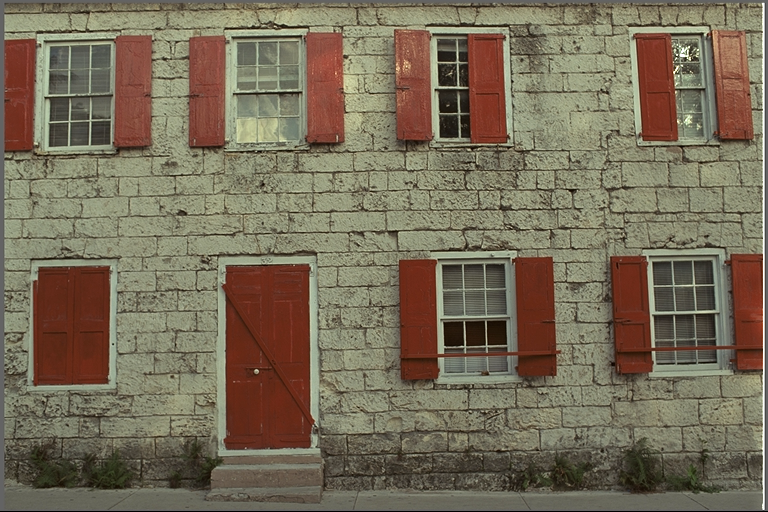
#> input picture Kodak_img_dataset/kodim01.png, 768 x 512 px, found by its file name
$ python dip_project.py
#> lines starting #> are read from the running program, lines starting #| are printed output that depends on the picture
import os
import cv2
import numpy as np
from scipy.fftpack import dct, idct
from collections import Counter
from sklearn.metrics import mean_squared_error
import matplotlib.pyplot as plt
import heapq
from PIL import Image

# Quantization table for luminance (Y)
QY = np.array([
    [16, 11, 10, 16, 24, 40, 51, 61],
    [12, 12, 14, 19, 26, 58, 60, 55],
    [14, 13, 16, 24, 40, 57, 69, 56],
    [14, 17, 22, 29, 51, 87, 80, 62],
    [18, 22, 37, 56, 68, 109, 103, 77],
    [24, 35, 55, 64, 81, 104, 113, 92],
    [49, 64, 78, 87, 103, 121, 120, 101],
    [72, 92, 95, 98, 112, 100, 103, 99]
])

# Zig-Zag Traversal
def zigzag_order(block):
    zigzag_list = []
    n = len(block)
    for i in range(2 * n - 1):
        if i < n:
            row = 0
            col = i
        else:
            row = i - (n - 1)
            col = n - 1
        diagonal = []
        while row < n and col >= 0:
            diagonal.append(block[row][col])
            row += 1
            col -= 1
        if i % 2 != 0:
            diagonal.reverse()
        zigzag_list.extend(diagonal)
    return zigzag_list

# Inverse Zig-Zag
# [24 lines left out: function inverse_zigzag, not called in this run]


# RLE Encoding
def rle_encode(zigzag_list):
    encoded = []
    count = 1
    for i in range(1, len(zigzag_list)):
        if zigzag_list[i] == zigzag_list[i - 1]:
            count += 1
        else:
            encoded.append((zigzag_list[i - 1], count))
            count = 1
    encoded.append((zigzag_list[-1], count))
    return encoded

# RLE Decoding
# [5 lines left out: function rle_decode, not called in this run]


# Huffman Encoding
class HuffmanNode:
    def __init__(self, value=None, frequency=0, left=None, right=None):
        self.value = value
        self.frequency = frequency
        self.left = left
        self.right = right

    def __lt__(self, other):
        return self.frequency < other.frequency

def build_huffman_tree(frequency_table):
    heap = [HuffmanNode(value, freq) for value, freq in frequency_table.items()]
    heapq.heapify(heap)

    while len(heap) > 1:
        left = heapq.heappop(heap)
        right = heapq.heappop(heap)
        merged = HuffmanNode(frequency=left.frequency + right.frequency, left=left, right=right)
        heapq.heappush(heap, merged)

    return heap[0]

def generate_huffman_codes(node, prefix="", codebook={}):
    if node.value is not None:
        codebook[node.value] = prefix
    else:
        generate_huffman_codes(node.left, prefix + "0", codebook)
        generate_huffman_codes(node.right, prefix + "1", codebook)
    return codebook

def huffman_encode(data):
    frequency_table = Counter(data)
    root = build_huffman_tree(frequency_table)
    codebook = generate_huffman_codes(root)
    encoded_data = "".join(codebook[value] for value in data)
    return encoded_data, codebook

def huffman_decode(encoded_data, codebook):
        # Ensure the encoded_data is a string
    if isinstance(encoded_data, list) or isinstance(encoded_data, tuple):
        encoded_data = "".join(encoded_data)  # Flatten if necessary

    # Reverse the codebook for decoding
    reverse_codebook = {v: k for k, v in codebook.items()}

    # Decode the Huffman bitstream
    decoded_data = []
    buffer = ""
    for bit in encoded_data:
        buffer += bit
        if buffer in reverse_codebook:
            decoded_data.append(reverse_codebook[buffer])
            buffer = ""  # Reset the buffer for the next symbol

    return decoded_data


# RMSE Calculation
def calculate_rmse(original_image, reconstructed_image):
    rmse = np.sqrt(mean_squared_error(original_image.flatten(), reconstructed_image.flatten()))
    return rmse

# JPEG Compression Functions
def split_into_blocks(image, block_size=8):
    h, w = image.shape
    return [image[i:i+block_size, j:j+block_size] for i in range(0, h, block_size) for j in range(0, w, block_size)]

def apply_dct(blocks):
    return [dct(dct(block.T, norm='ortho').T, norm='ortho') for block in blocks]

def quantize(blocks, quant_matrix):
    return [np.round(block / quant_matrix).astype(np.int32) for block in blocks]

def dequantize(blocks, quant_matrix):
    return [block * quant_matrix for block in blocks]

def apply_idct(blocks):
    return [idct(idct(block.T, norm='ortho').T, norm='ortho') for block in blocks]

# [9 lines left out: function merge_blocks, not called in this run]

# [7 lines of commented-out code are left out]

def jpeg_compression_color(image, quality_factor=50):
    """
    Compress a color image in YCbCr space using DCT, quantization, Huffman encoding, and RLE.

    Args:
    - image: Input color image (BGR format).
    - quality_factor: Compression quality (1-100).

    Returns:
    - encoded_data: Final encoded data.
    - compression_metadata: Dictionary containing quantization matrices, shapes, and Huffman codebooks.
    """
    # Convert to YCbCr color space
    ycbcr_image = cv2.cvtColor(image, cv2.COLOR_BGR2YCrCb)
    y, cb, cr = cv2.split(ycbcr_image)

    # Subsample Cb and Cr (optional, 4:2:0 subsampling)
    cb_subsampled = cv2.resize(cb, (cb.shape[1] // 2, cb.shape[0] // 2), interpolation=cv2.INTER_LINEAR)
    cr_subsampled = cv2.resize(cr, (cr.shape[1] // 2, cr.shape[0] // 2), interpolation=cv2.INTER_LINEAR)

    # Compute quantization matrices
    scale = 50 / quality_factor if quality_factor < 50 else 2 - quality_factor / 50
    qy = np.clip(QY * scale, 1, 255).astype(np.int32)
    qcbcr = np.clip(2 * QY * scale, 1, 255).astype(np.int32)

    # Compress Y channel
    y_blocks = split_into_blocks(y)
    y_dct_blocks = apply_dct(y_blocks)
    y_quantized_blocks = quantize(y_dct_blocks, qy)

    # Compress Cb channel
    cb_blocks = split_into_blocks(cb_subsampled)
    cb_dct_blocks = apply_dct(cb_blocks)
    cb_quantized_blocks = quantize(cb_dct_blocks, qcbcr)

    # Compress Cr channel
    cr_blocks = split_into_blocks(cr_subsampled)
    cr_dct_blocks = apply_dct(cr_blocks)
    cr_quantized_blocks = quantize(cr_dct_blocks, qcbcr)

    # quantized_blocks, quant_matrix, img_shape = jpeg_compression_grayscale(image, quality_factor=qf)
    y_zigzag_blocks = [zigzag_order(block) for block in y_quantized_blocks]
    y_rle_blocks = [rle_encode(block) for block in y_zigzag_blocks]
    y_flattened_data = [item for block in y_rle_blocks for sublist in block for item in sublist]
    y_encoded, y_codebook = huffman_encode(y_flattened_data)

    # Huffman encoding for combined Cb, Cr
    cbcr_quantized_blocks = cb_quantized_blocks + cr_quantized_blocks
    cbcr_zigzag_blocks = [zigzag_order(block) for block in cbcr_quantized_blocks]
    cbcr_rle_blocks = [rle_encode(block) for block in cbcr_zigzag_blocks]
    cbcr_flattened_data = [item for block in cbcr_rle_blocks for sublist in block for item in sublist]
    cbcr_encoded, cbcr_codebook = huffman_encode(cbcr_flattened_data)
    # print(cbcr_combined)
    print(len(cb_quantized_blocks))
    print(len(cr_quantized_blocks))
    print(len(cbcr_quantized_blocks))

    # Return final encoded data and metadata
    compression_metadata = {
        'quant_matrices': {'Y': qy, 'CbCr': qcbcr},
        'shapes': {
            'Y': y.shape,
            'Cb': cb_subsampled.shape,
            'Cr': cr_subsampled.shape,
            'original': image.shape
        },
        'codebooks': {'Y': y_codebook, 'CbCr': cbcr_codebook}
    }
    encoded_data = {'Y': y_encoded, 'CbCr': cbcr_encoded}
    return encoded_data, compression_metadata

# [5 lines of commented-out code are left out]

def jpeg_decompression_color(encoded_data, compression_metadata):
    """
    Decompress a color image from encoded data.

    Args:
    - encoded_data: Encoded RLE and Huffman data.
    - compression_metadata: Metadata from compression.

    Returns:
    - decompressed_image: Reconstructed color image (BGR format).
    """
    # Extract metadata
    qy = compression_metadata['quant_matrices']['Y']
    qcbcr = compression_metadata['quant_matrices']['CbCr']
    y_shape = compression_metadata['shapes']['Y']
    cb_shape = compression_metadata['shapes']['Cb']
    cr_shape = compression_metadata['shapes']['Cr']
    original_shape = compression_metadata['shapes']['original']
    y_codebook = compression_metadata['codebooks']['Y']
    cbcr_codebook = compression_metadata['codebooks']['CbCr']
    y_encoded = encoded_data['Y']
    cbcr_encoded = encoded_data['CbCr']

    # Y-Decompression
    y_huff_dec = huffman_decode(y_encoded, y_codebook)
    y_rle_blocks = []  # Reconstructed RLE blocks
    y_current_block = []
    y_block_len = 0
    for i in range(0, len(y_huff_dec), 2):  # RLE has pairs (value, count)
        print(i)
        y_current_block.append((y_huff_dec[i], y_huff_dec[i + 1]))
        y_block_len += y_huff_dec[i + 1]
        if y_block_len == 64:  # Full RLE block reconstructed
            y_rle_blocks.append(y_current_block)
            y_current_block = []
            y_block_len = 0

    y_zigzag_blocks_decoded = [rle_decode(block) for block in y_rle_blocks]
    y_quantized_blocks_decoded = [inverse_zigzag(block, block_size=8) for block in y_zigzag_blocks_decoded]

    y_dequantized_blocks = [block * qy for block in y_quantized_blocks_decoded]
    y_idct_blocks = apply_idct(y_dequantized_blocks)
    y_reconstructed_image = merge_blocks(y_idct_blocks, y_shape)
    y_reconstructed_image = np.clip(y_reconstructed_image, 0, 255).astype(np.uint8)

    # CbCr-Decompression
    cbcr_huff_dec = huffman_decode(cbcr_encoded, cbcr_codebook)

    # Separate Cb and Cr from combined data
    cb_len = cb_shape[0] * cb_shape[1]
    cb_decoded = cbcr_huff_dec[:cb_len]
    cr_decoded = cbcr_huff_dec[cb_len:]

    # Decode and dequantize Cb
    cb_rle_blocks = [cb_decoded[i:i + 64] for i in range(0, len(cb_decoded), 64)]
    cb_zigzag_blocks_decoded = [rle_decode(block) for block in cb_rle_blocks]
    cb_quantized_blocks_decoded = [inverse_zigzag(block, block_size=8) for block in cb_zigzag_blocks_decoded]
    cb_dequantized_blocks = [block * qcbcr for block in cb_quantized_blocks_decoded]
    cb_idct_blocks = apply_idct(cb_dequantized_blocks)
    cb_reconstructed_image = merge_blocks(cb_idct_blocks, cb_shape)
    cb_reconstructed_image = np.clip(cb_reconstructed_image, 0, 255).astype(np.uint8)

    # Decode and dequantize Cr
    cr_rle_blocks = [cr_decoded[i:i + 64] for i in range(0, len(cr_decoded), 64)]
    cr_zigzag_blocks_decoded = [rle_decode(block) for block in cr_rle_blocks]
    cr_quantized_blocks_decoded = [inverse_zigzag(block, block_size=8) for block in cr_zigzag_blocks_decoded]
    cr_dequantized_blocks = [block * qcbcr for block in cr_quantized_blocks_decoded]
    cr_idct_blocks = apply_idct(cr_dequantized_blocks)
    cr_reconstructed_image = merge_blocks(cr_idct_blocks, cr_shape)
    cr_reconstructed_image = np.clip(cr_reconstructed_image, 0, 255).astype(np.uint8)

    # Upsample Cb and Cr to match the Y channel's dimensions
    cb_upsampled = cv2.resize(cb_reconstructed_image, (y_reconstructed_image.shape[1], y_reconstructed_image.shape[0]), interpolation=cv2.INTER_LINEAR)
    cr_upsampled = cv2.resize(cr_reconstructed_image, (y_reconstructed_image.shape[1], y_reconstructed_image.shape[0]), interpolation=cv2.INTER_LINEAR)

    # Merge channels and convert back to BGR
    ycbcr_image = cv2.merge([y_reconstructed_image, cb_upsampled, cr_upsampled])
    decompressed_image = cv2.cvtColor(ycbcr_image, cv2.COLOR_YCrCb2BGR)

    return decompressed_image


# [21 lines of commented-out code are left out]

def test_jpeg_compression_decompression_color(input_image, output_image, quality_factor=50):
    # Load the input image
#> called with input_image = 'kodim01.png', output_image = 'reconstructed_kodim01.png', quality_factor = 50
    image = cv2.imread(input_image)
#> image is the input picture: shape (512, 768, 3); mean B, G, R 88.4, 108.7, 119.8
    if image is None:
        raise FileNotFoundError(f"Image not found at: {input_image}")

    # Compress the image
    print(f"Compressing image: {input_image}")
    encoded_data, compression_metadata = jpeg_compression_color(image, quality_factor=quality_factor)
#> in jpeg_compression_color, `y, cb, cr = cv2.split(ycbcr_image)`:
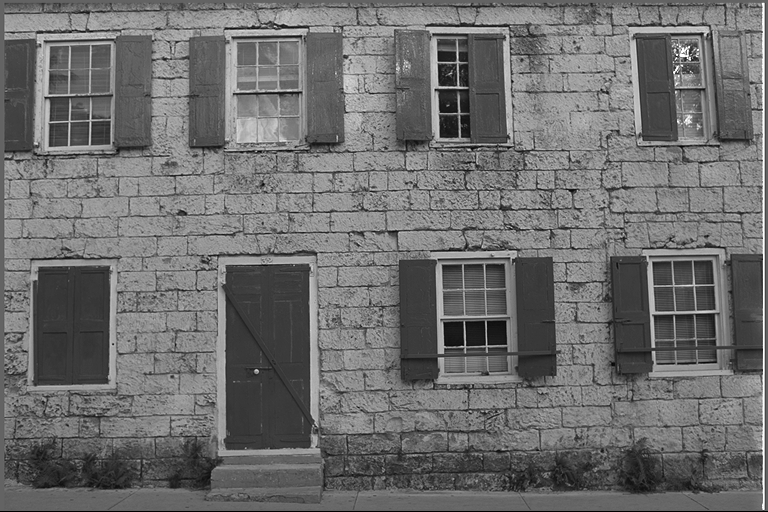
#> y: shape (512, 768); min 0, max 255, mean 109.7
#> in jpeg_compression_color, `y, cb, cr = cv2.split(ycbcr_image)`:
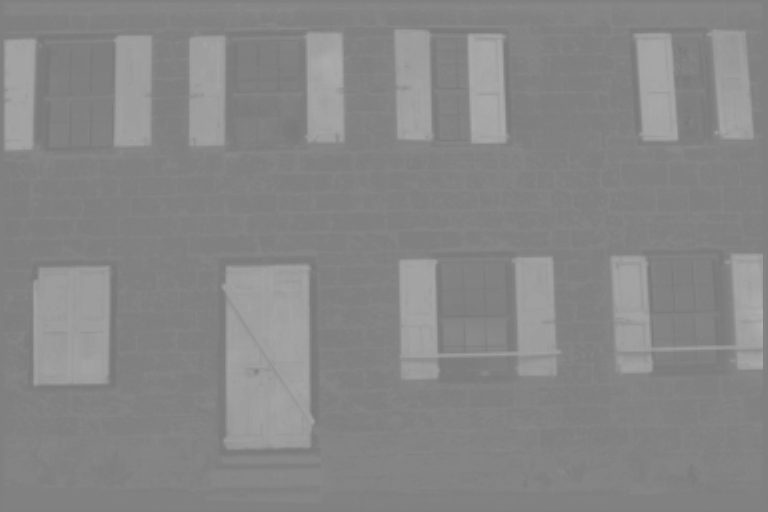
#> cb: shape (512, 768); min 119, max 176, mean 135.2
#> in jpeg_compression_color, `y, cb, cr = cv2.split(ycbcr_image)`:
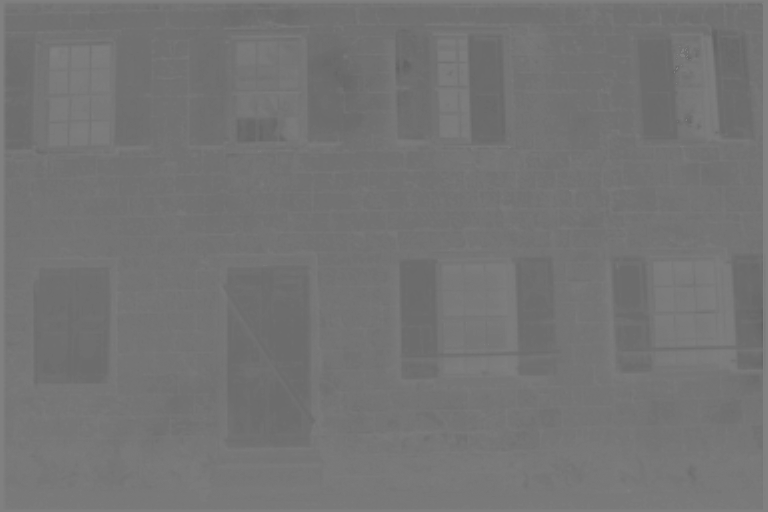
#> cr: shape (512, 768); min 94, max 130, mean 116.1
#> in jpeg_compression_color, `y_blocks = split_into_blocks(y)`: y_blocks = 6144 items
#> in jpeg_compression_color, `cb_blocks = split_into_blocks(cb_subsampled)`: cb_blocks = 1536 items
#> in jpeg_compression_color, `y_zigzag_blocks = [zigzag_order(block) for block in y_quantized_blocks]`: y_zigzag_blocks = 6144 items
#> in jpeg_compression_color, `y_flattened_data = [item for block in y_rle_blocks for sublist in bloc..`: y_flattened_data = 213968 items
#> in huffman_encode, `frequency_table = Counter(data)`: frequency_table = 135 items
#> the loop in build_huffman_tree, `while len(heap) > 1:` made 134 passes
#> in jpeg_compression_color, `cbcr_quantized_blocks = cb_quantized_blocks + cr_quantized_blocks`: cbcr_quantized_blocks = 3072 items
#> in jpeg_compression_color, `cbcr_flattened_data = [item for block in cbcr_rle_blocks for sublist i..`: cbcr_flattened_data = 16682 values, max 63 at index 11, min -5 at index 538, mean 17.58
#> the loop in build_huffman_tree (call 2), `while len(heap) > 1:` made 42 passes
#> in jpeg_compression_color, `cbcr_encoded, cbcr_codebook = huffman_encode(cbcr_flattened_data)`: cbcr_codebook = 135 items
#| 1536
#| 1536
#| 3072
#> encoded_data = 2 items; compression_metadata = 3 items

    # Decompress the image
    print(f"Decompressing image...")
    decompressed_image = jpeg_decompression_color(encoded_data, compression_metadata)
#> in jpeg_decompression_color, `y_shape = compression_metadata['shapes']['Y']`: y_shape = (512, 768)
#> in jpeg_decompression_color, `cb_shape = compression_metadata['shapes']['Cb']`: cb_shape = (256, 384)
#> in jpeg_decompression_color, `original_shape = compression_metadata['shapes']['original']`: original_shape = (512, 768, 3)
#> in jpeg_decompression_color, `y_codebook = compression_metadata['codebooks']['Y']`: y_codebook = 135 items
#> after the loop in huffman_decode, `for bit in encoded_data:`: buffer = ''; decoded_data = 204683 items
#> the loop in jpeg_decompression_color, `for i in range(0, len(y_huff_dec), 2):` made 102342 passes
#> i on passes 3 to 5: 4, 6, 8
#> (printed output is left out)
#> after the loop in jpeg_decompression_color, `for i in range(0, len(y_huff_dec), 2):`: y_block_len = 2029740; y_current_block = 102341 items; y_rle_blocks = []

    # Save the reconstructed image
    cv2.imwrite(output_image, decompressed_image)
    print(f"Reconstructed image saved at: {output_image}")

    # Display original and reconstructed images
    plt.figure(figsize=(10, 5))
    plt.subplot(1, 2, 1)
    plt.title("Original Image")
    plt.imshow(cv2.cvtColor(image, cv2.COLOR_BGR2RGB))
    plt.axis('off')

    plt.subplot(1, 2, 2)
    plt.title("Reconstructed Image")
    plt.imshow(cv2.cvtColor(decompressed_image, cv2.COLOR_BGR2RGB))
    plt.axis('off')

    plt.show()

    # Calculate RMSE for quality evaluation
    rmse = np.sqrt(np.mean((image.astype(np.float32) - decompressed_image.astype(np.float32)) ** 2))
    print(f"RMSE between original and decompressed image: {rmse:.4f}")

    return rmse


# Paths and Execution
input_image = "kodim01.png"
output_image = "reconstructed_kodim01.png"

# Run test
#> (the run stopped early here; a loop or call above may not have finished)

$ run again, with Kodak_img_dataset/kodim02.png copied over Kodak_img_dataset/kodim01.png
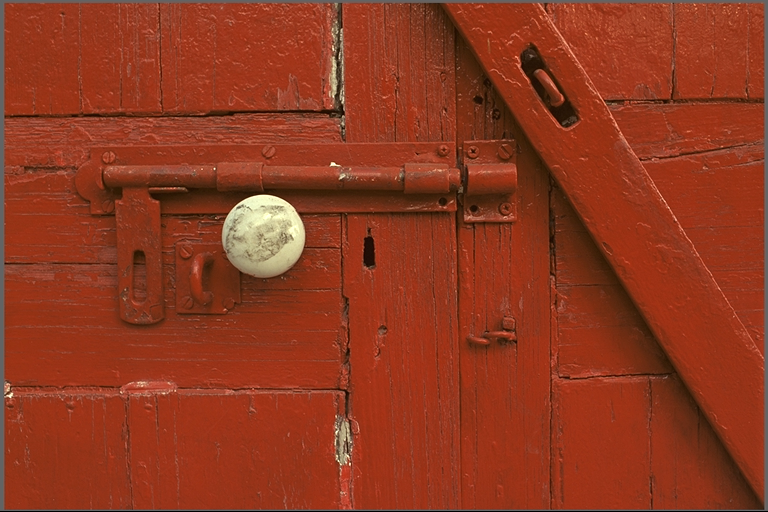
#> input picture Kodak_img_dataset/kodim02.png, 768 x 512 px, found by its file name
#> in test_jpeg_compression_decompression_color, image is the input picture: shape (512, 768, 3); mean B, G, R 31.2, 56.4, 142.9
#> ycbcr_image: shape (512, 768, 3); mean of channels 0, 1, 2 79.4, 173.2, 100.8
#> in jpeg_compression_color, `y, cb, cr = cv2.split(ycbcr_image)`:
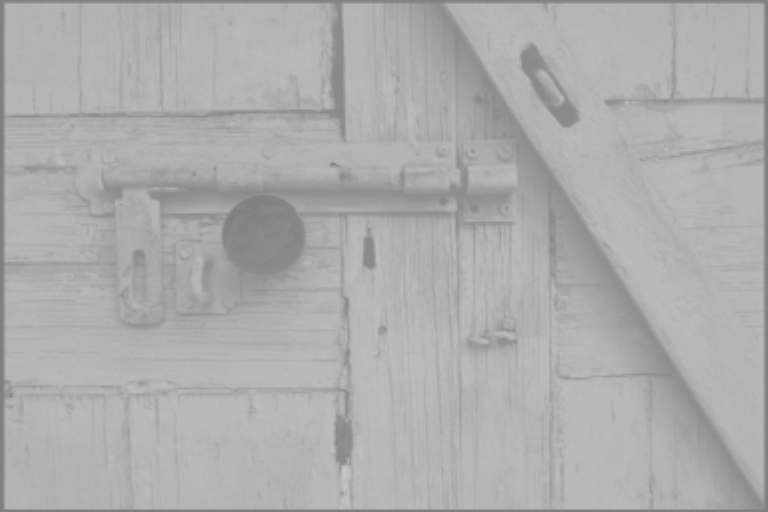
#> cb: shape (512, 768); min 127, max 198, mean 173.2
#> in jpeg_compression_color, `y, cb, cr = cv2.split(ycbcr_image)`:
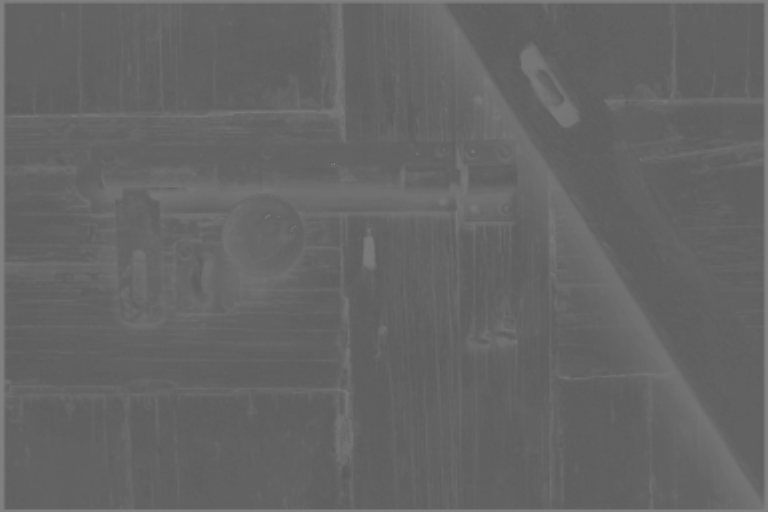
#> cr: shape (512, 768); min 90, max 128, mean 100.8
#> y_blocks = 6144 items
#> cb_blocks = 1536 items
#> y_zigzag_blocks = 6144 items
#> y_flattened_data = 116172 items
#> frequency_table = 142 items
#> the loop in build_huffman_tree, `while len(heap) > 1:` made 141 passes
#> cbcr_quantized_blocks = 3072 items
#> cbcr_flattened_data = 22264 items
#> the loop in build_huffman_tree (call 2), `while len(heap) > 1:` made 55 passes
#> in jpeg_compression_color, `cbcr_encoded, cbcr_codebook = huffman_encode(cbcr_flattened_data)`: cbcr_codebook = 142 items
#| 1536
#| 1536
#| 3072
#> encoded_data = 2 items; compression_metadata = 3 items
#> y_shape = (512, 768)
#> cb_shape = (256, 384)
#> original_shape = (512, 768, 3)
#> in jpeg_decompression_color, `y_codebook = compression_metadata['codebooks']['Y']`: y_codebook = 142 items
#> after the loop in huffman_decode, `for bit in encoded_data:`: buffer = '0'; decoded_data = 101789 items
#> the loop in jpeg_decompression_color, `for i in range(0, len(y_huff_dec), 2):` made 50895 passes
#> i on passes 3 to 5: 4, 6, 8
#> (printed output is left out)
#> after the loop in jpeg_decompression_color, `for i in range(0, len(y_huff_dec), 2):`: y_block_len = 859339; y_current_block = 50894 items; y_rle_blocks = []
